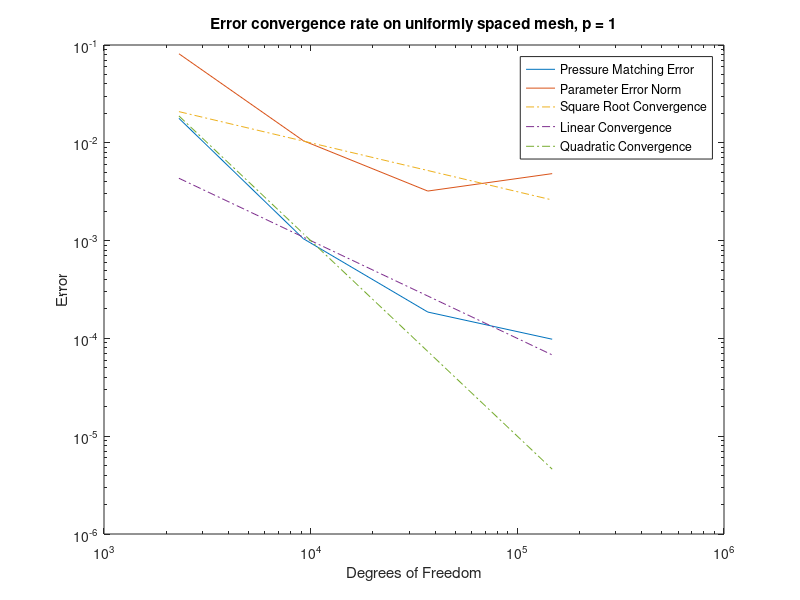

MATLAB code to generate this figure:
dof = 2304 * 4.^[0 1 2 3];
optim = [0.0178 0.001046 0.000186 9.81e-5];
param = [8.14e-2 1.05e-2 3.211e-3 4.84e-3];

figure
loglog(dof, optim)
hold on
loglog(dof, param)
loglog(dof, 10*sqrt(1./(100.*dof)),"-.")
loglog(dof, 10./dof,"-.")
loglog(dof, 1e5./dof.^2,"-.")
title("Error convergence rate on uniformly spaced mesh, p = 1")
xlabel("Degrees of Freedom")
ylabel("Error")
legend("Pressure Matching Error", "Parameter Error Norm","Square Root Convergence", "Linear Convergence","Quadratic Convergence", "Location","best")
saveas(gcf, "uniform_mesh_figures/error_conv_p1.pdf")